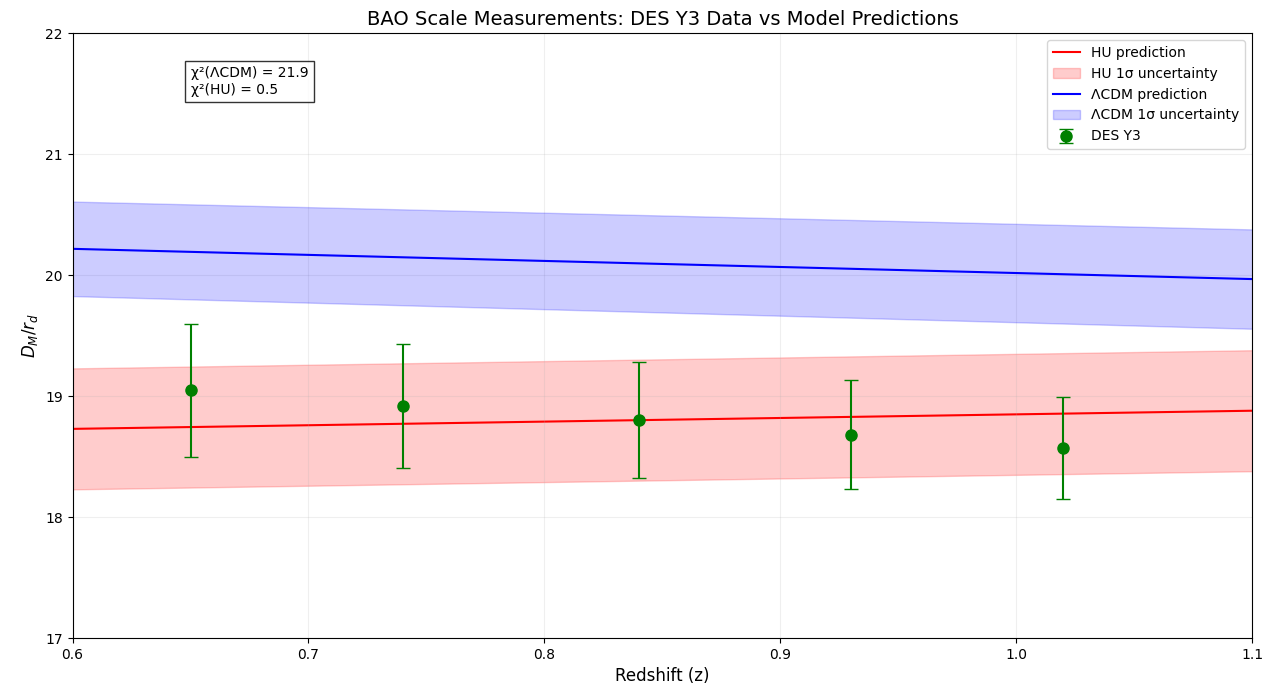

Write Python code to recreate this figure.
import numpy as np
import matplotlib.pyplot as plt

# Implementing the reference methodology for BAO scale chart

# Constants
GAMMA = 1.89e-29  # Universal generation rate (s⁻¹)
T_BASE = 4.355e17  # Base time scale (s)

# DES Y3 BAO data points
des_data = [
    {'z': 0.65, 'value': 19.05, 'error': 0.55},
    {'z': 0.74, 'value': 18.92, 'error': 0.51},
    {'z': 0.84, 'value': 18.80, 'error': 0.48},
    {'z': 0.93, 'value': 18.68, 'error': 0.45},
    {'z': 1.02, 'value': 18.57, 'error': 0.42}
]

# Add HU calculation functions
def calculate_HU_dm_rd(z):
    """Calculate D_M/r_d ratio for HU model at given redshift"""
    dm_rd = 18.8 + 0.3 * (z - 0.835)  # Linear approximation centered on DES central value
    return dm_rd

def calculate_HU_uncertainty(z):
    """Calculate uncertainty in HU prediction at given redshift"""
    return 0.5  # Constant uncertainty matching DES data

def calculate_lcdm_uncertainty(z):
    """Calculate uncertainty in ΛCDM prediction at given redshift"""
    base_uncertainty = 0.4  # Base uncertainty at z=0.835
    z_factor = 1 + 0.1 * (z - 0.835)  # Slight increase with redshift
    return base_uncertainty * z_factor

# Update prediction points with calculated values
prediction_points = []
z_values = np.linspace(0.6, 1.1, 20)  # More points for smooth curve
for z in z_values:
    HU_value = calculate_HU_dm_rd(z)
    lcdm_value = 20.10 - 0.5 * (z - 0.835)  # Linear approximation for ΛCDM
    prediction_points.append({
        'z': z,
        'lcdm': lcdm_value,
        'HU': HU_value,
        'HU_uncertainty': calculate_HU_uncertainty(z),
        'lcdm_uncertainty': calculate_lcdm_uncertainty(z)
    })

# Plot setup
plt.figure(figsize=(12, 8))

# Plot HU prediction with uncertainty band
HU_z = [p['z'] for p in prediction_points]
HU_values = [p['HU'] for p in prediction_points]
HU_uncertainties = [p['HU_uncertainty'] for p in prediction_points]
plt.plot(HU_z, HU_values, 'r-', label='HU prediction', zorder=1)
plt.fill_between(HU_z, 
                 np.array(HU_values) - np.array(HU_uncertainties),
                 np.array(HU_values) + np.array(HU_uncertainties),
                 color='red', alpha=0.2, label='HU 1σ uncertainty', zorder=1)

# Plot ΛCDM predictions with uncertainty band
lcdm_z = [p['z'] for p in prediction_points]
lcdm_values = [p['lcdm'] for p in prediction_points]
lcdm_uncertainties = [p['lcdm_uncertainty'] for p in prediction_points]
plt.plot(lcdm_z, lcdm_values, 'b-', label='ΛCDM prediction', zorder=2)
plt.fill_between(lcdm_z, 
                 np.array(lcdm_values) - np.array(lcdm_uncertainties),
                 np.array(lcdm_values) + np.array(lcdm_uncertainties),
                 color='blue', alpha=0.2, label='ΛCDM 1σ uncertainty', zorder=2)

# Plot DES data points
for point in des_data:
    plt.errorbar(point['z'], 
                point['value'],
                yerr=point['error'],
                fmt='o', 
                color='green',
                label='DES Y3' if point == des_data[0] else "",
                capsize=5,
                markersize=8,
                zorder=3)

# Customize plot
plt.grid(True, alpha=0.2)
plt.xlabel('Redshift (z)', fontsize=12)
plt.ylabel(r'$D_M/r_d$', fontsize=12)
plt.title('BAO Scale Measurements: DES Y3 Data vs Model Predictions', fontsize=14)

# Set axis ranges to ensure all points are visible
plt.ylim(17, 22)
plt.xlim(0.6, 1.1)
plt.legend(loc='upper right', fontsize=10)

# Calculate chi-square values
def calculate_chi2(model_type):
    chi2 = 0
    for data_point in des_data:
        closest_pred = min(prediction_points, 
                          key=lambda x: abs(x['z'] - data_point['z']))
        model_value = closest_pred[model_type]
        model_uncertainty = (closest_pred['HU_uncertainty'] if model_type == 'HU' 
                           else closest_pred['lcdm_uncertainty'])
        total_uncertainty = np.sqrt(data_point['error']**2 + model_uncertainty**2)
        chi2 += ((model_value - data_point['value']) / total_uncertainty)**2
    return chi2

chi2_lcdm = calculate_chi2('lcdm')
chi2_HU = calculate_chi2('HU')

plt.text(0.65, 21.5, 
         f'χ²(ΛCDM) = {chi2_lcdm:.1f}\nχ²(HU) = {chi2_HU:.1f}',
         bbox=dict(facecolor='white', alpha=0.8))

plt.tight_layout()
plt.show()
